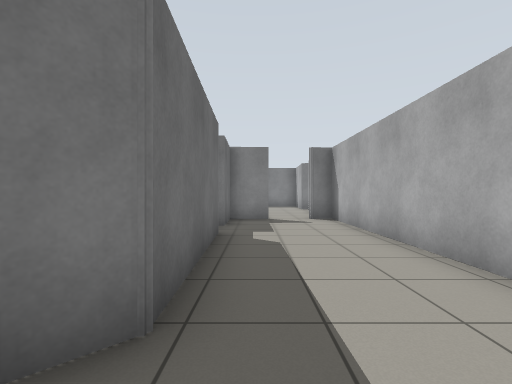
[1] (above)

16 first-person views from a walk through a world built for the Gazebo simulator. The camera is 0.94 m above the floor, looks level and sees 85° across. The floor is counted in squares, 1 m on a side. Each view is taken from the middle of a square. On the plan, view 1 faces up. The plan holds only what a view shows up to about 11 squares ahead; the rest is blank. The place goes on beyond the plan.

[2]
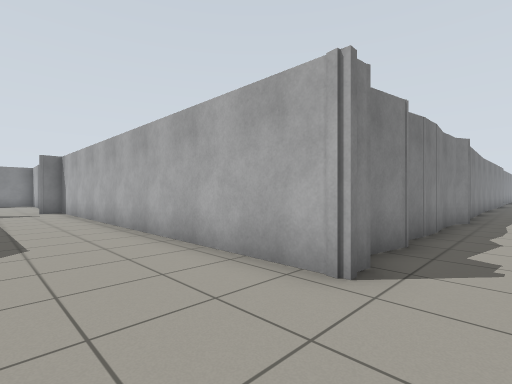

[3]
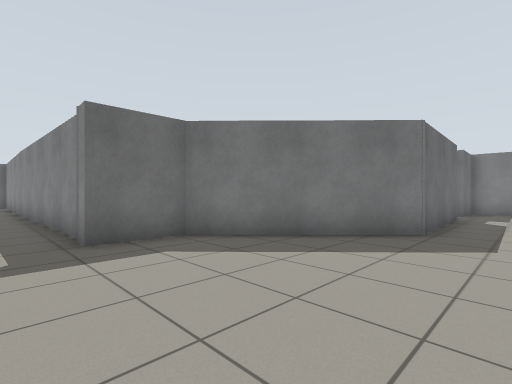

[4]
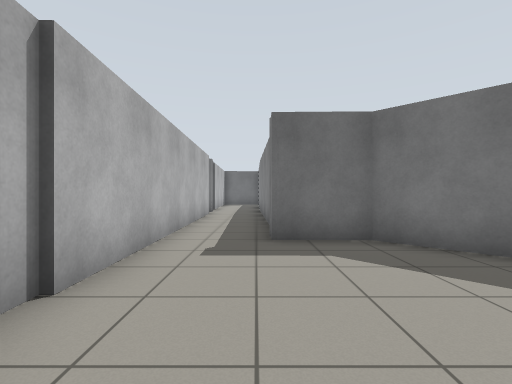

[5]
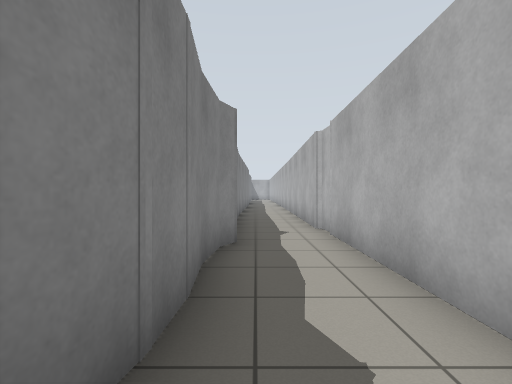

[6]
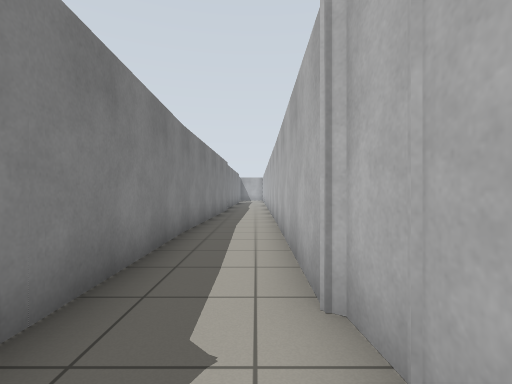

[7]
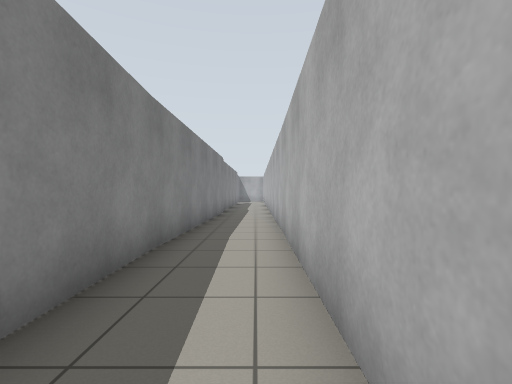

[8]
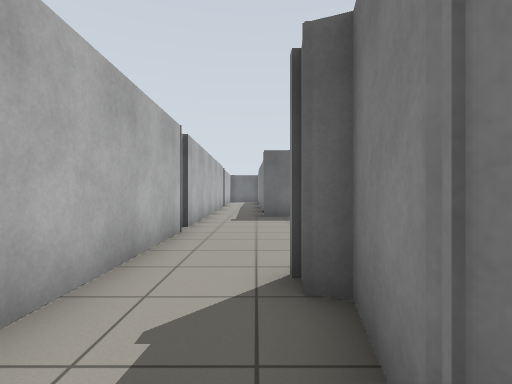

[9]
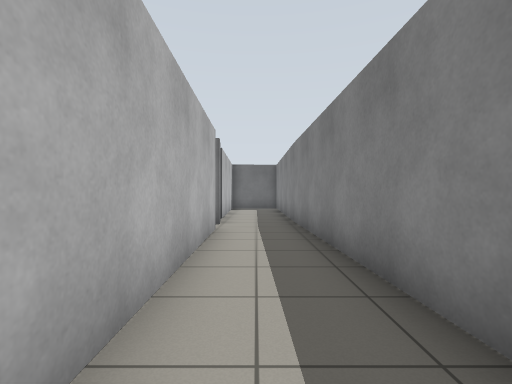

[10]
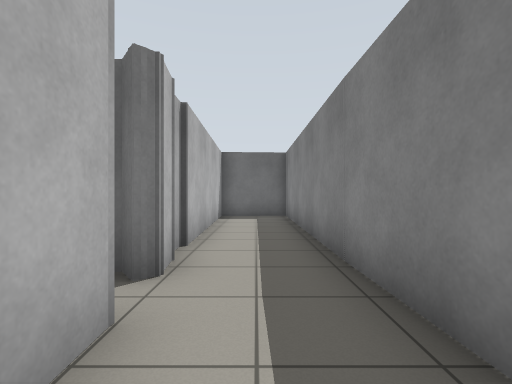

[11]
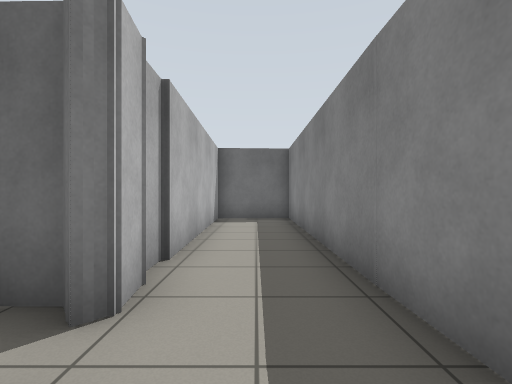

[12]
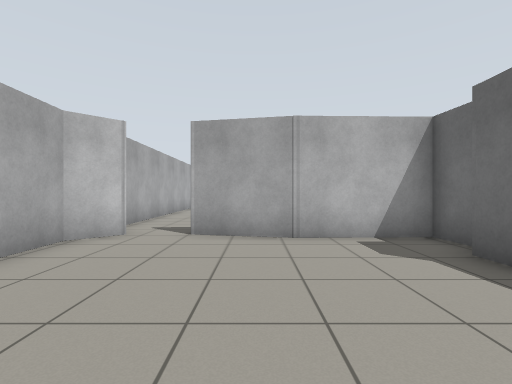

[13]
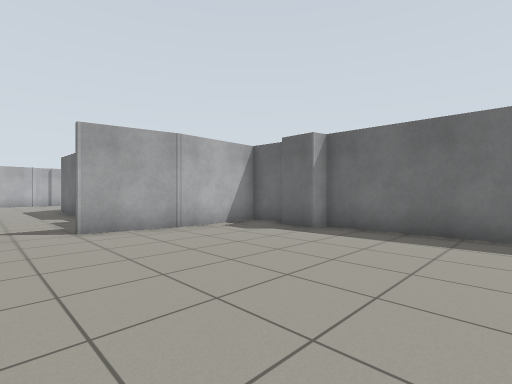

[14]
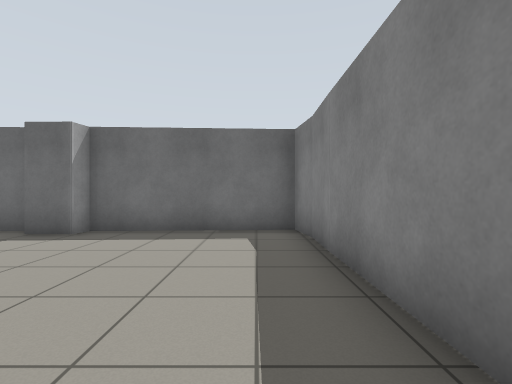

[15]
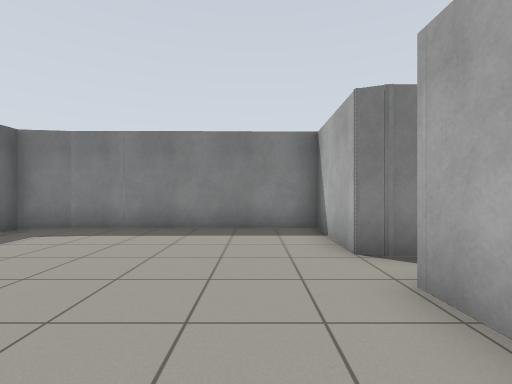

[16]
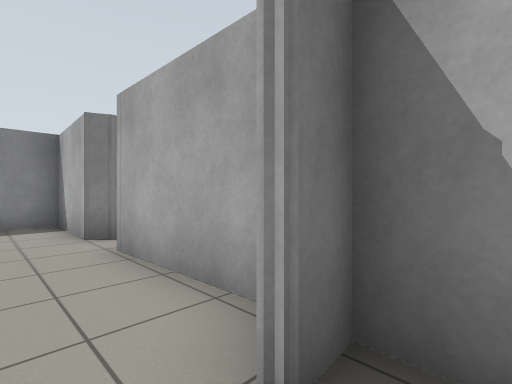

### Floor plan
Ten units are one square. View 1 is at (0, 0); x grows to the right and y downward. Boxes are objects, and circles mark ways between rooms. Rooms are numbered by the first view taken in them; rooms with no view inside come last. Other rooms are left out.
<svg viewBox="-205 -187 423 256">
<path fill="none" stroke="#000" d="M53 35 36 32 34 36 28 35 27 -98 18 -97M67 34 57 32M67 57 175 55M86 33 75 34M-55 36 -156 39M102 36 100 35 65 34M-9 -64 -7 -19 -44 17 -45 35 -49 36M5 -96 -10 -95 -9 -78M-110 60 42 57M-129 61 -122 61 -119 63M-139 63 -133 63M-154 61 -139 61M213 32 116 34M-20 -103 5 -98M31 -150 26 -152 26 -182 -37 -181M-46 -115 -45 -102 -17 -103M-36 -182 -49 -180 -47 -130 -42 -129 -42 -119M18 -97 27 -106 26 -138M-178 62 -154 61M-191 40 -197 40M-189 62 -179 62M-200 38 -199 64M-156 39 -185 40"/>
<circle cx="10" cy="-100" r="3" fill="#2a7"/>
<circle cx="-160" cy="50" r="3" fill="#2a7"/>
<text x="20" y="20">1</text>
<text x="-10" y="-140">2</text>
<text x="-180" y="50">3</text>
</svg>
Room 1 opens to room 2. Room 1 opens to room 3.

Where each view was taken, in squares from view 1:
view 1: 0 up, 0 right, facing up
view 2: 5 down, 0 right, facing up-right
view 3: 5 down, 1 right, facing up-left
view 4: 4 down, 1 right, facing left
view 5: 4 down, 5 right, facing right
view 6: 5 down, 10 right, facing right
view 7: 5 down, 12 right, facing right
view 8: 4 down, 6 right, facing left
view 9: 5 down, 4 left, facing left
view 10: 5 down, 9 left, facing left
view 11: 5 down, 10 left, facing left
view 12: 16 up, 1 left, facing down
view 13: 17 up, 2 right, facing down-left
view 14: 17 up, 2 right, facing left
view 15: 11 up, 1 right, facing up
view 16: 9 up, 1 right, facing up-right
